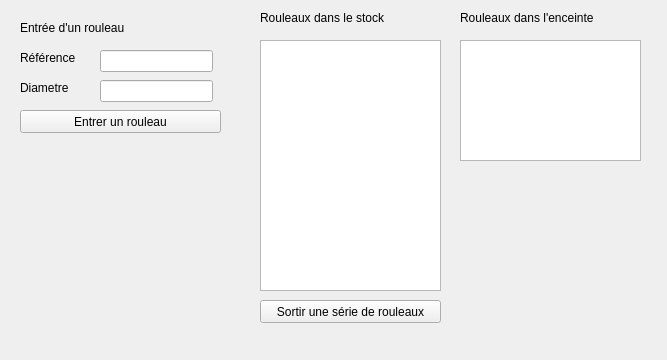
<?xml version="1.0" encoding="UTF-8"?>
<ui version="4.0">
 <class>MagasinDeRouleaux</class>
 <widget class="QWidget" name="MagasinDeRouleaux">
  <property name="geometry">
   <rect>
    <x>0</x>
    <y>0</y>
    <width>667</width>
    <height>360</height>
   </rect>
  </property>
  <property name="windowTitle">
   <string>MagasinDeRouleaux</string>
  </property>
  <widget class="QLabel" name="label">
   <property name="geometry">
    <rect>
     <x>20</x>
     <y>20</y>
     <width>121</width>
     <height>16</height>
    </rect>
   </property>
   <property name="text">
    <string>Entrée d'un rouleau</string>
   </property>
  </widget>
  <widget class="QLabel" name="label_2">
   <property name="geometry">
    <rect>
     <x>20</x>
     <y>50</y>
     <width>61</width>
     <height>16</height>
    </rect>
   </property>
   <property name="text">
    <string>Référence</string>
   </property>
  </widget>
  <widget class="QLabel" name="label_3">
   <property name="geometry">
    <rect>
     <x>20</x>
     <y>80</y>
     <width>58</width>
     <height>15</height>
    </rect>
   </property>
   <property name="text">
    <string>Diametre</string>
   </property>
  </widget>
  <widget class="QPushButton" name="pushButtonEntrer">
   <property name="geometry">
    <rect>
     <x>20</x>
     <y>110</y>
     <width>201</width>
     <height>23</height>
    </rect>
   </property>
   <property name="text">
    <string>Entrer un rouleau</string>
   </property>
  </widget>
  <widget class="QLineEdit" name="lineEditDiametre">
   <property name="geometry">
    <rect>
     <x>100</x>
     <y>80</y>
     <width>113</width>
     <height>22</height>
    </rect>
   </property>
  </widget>
  <widget class="QLineEdit" name="lineEditReference">
   <property name="geometry">
    <rect>
     <x>100</x>
     <y>50</y>
     <width>113</width>
     <height>22</height>
    </rect>
   </property>
  </widget>
  <widget class="QLabel" name="label_4">
   <property name="geometry">
    <rect>
     <x>260</x>
     <y>10</y>
     <width>141</width>
     <height>16</height>
    </rect>
   </property>
   <property name="text">
    <string>Rouleaux dans le stock</string>
   </property>
  </widget>
  <widget class="QLabel" name="label_5">
   <property name="geometry">
    <rect>
     <x>460</x>
     <y>10</y>
     <width>151</width>
     <height>16</height>
    </rect>
   </property>
   <property name="text">
    <string>Rouleaux dans l'enceinte</string>
   </property>
  </widget>
  <widget class="QListWidget" name="listWidgetStock">
   <property name="geometry">
    <rect>
     <x>260</x>
     <y>40</y>
     <width>181</width>
     <height>251</height>
    </rect>
   </property>
  </widget>
  <widget class="QListWidget" name="listWidgetEnceinte">
   <property name="geometry">
    <rect>
     <x>460</x>
     <y>40</y>
     <width>181</width>
     <height>121</height>
    </rect>
   </property>
  </widget>
  <widget class="QPushButton" name="pushButtonSortir">
   <property name="geometry">
    <rect>
     <x>260</x>
     <y>300</y>
     <width>181</width>
     <height>23</height>
    </rect>
   </property>
   <property name="text">
    <string>Sortir une série de rouleaux</string>
   </property>
  </widget>
 </widget>
 <resources/>
 <connections/>
</ui>
